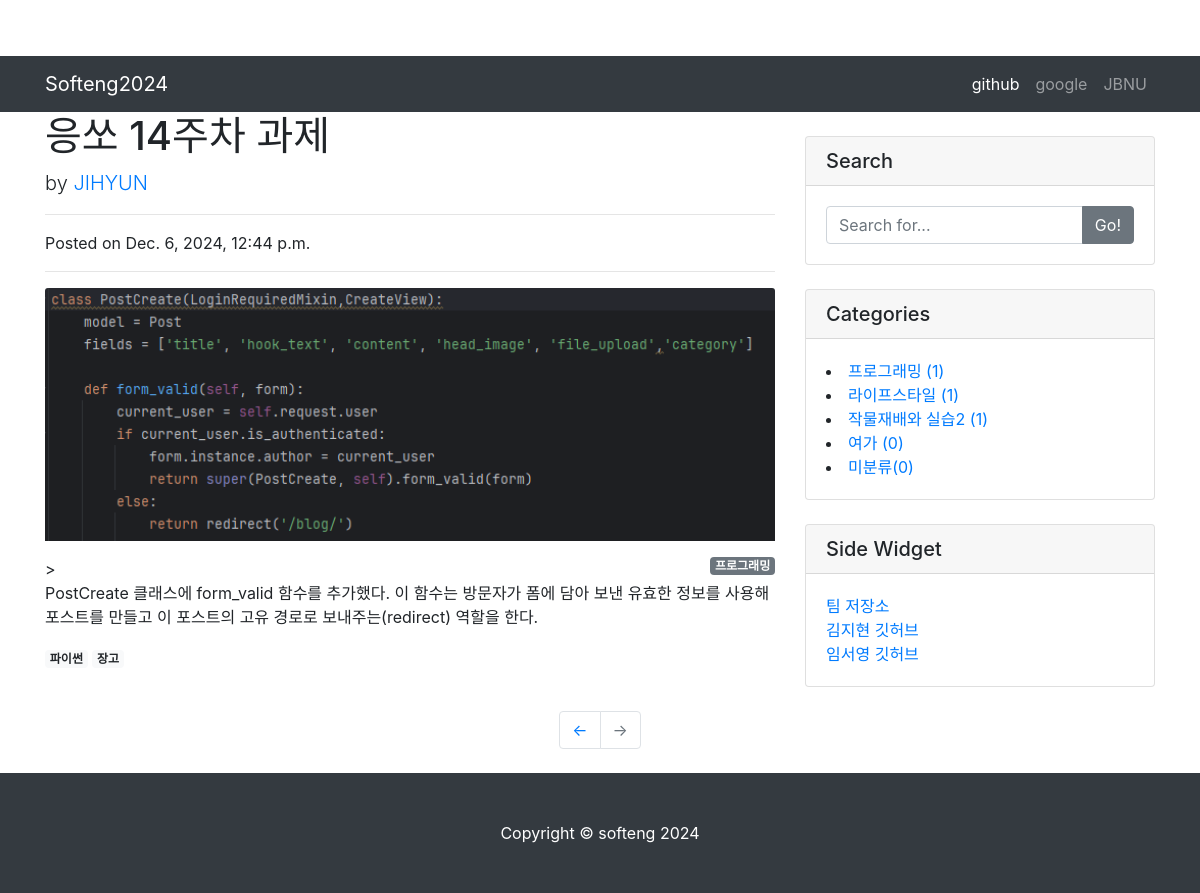
Page /7/ on the committed database.
### blog/models.py (models this page shows, shortened)
class Post(models.Model):
    title = models.CharField(max_length=30)
    hook_text = models.CharField(max_length=100, blank=True)
    content = models.TextField()
    head_image = models.ImageField(upload_to='blog/images/&Y/%m/%d/', blank=True)
    file_upload = models.FileField(upload_to='blog/files/%Y/%m/%d/', blank=True)
    created_at = models.DateTimeField(auto_now_add=True)
    updated_at = models.DateTimeField(auto_now=True)
    author = models.ForeignKey(User, null=True, on_delete=models.SET_NULL)
    category = models.ForeignKey(Category, null=True, blank=True, on_delete=models.SET_NULL)
    tags = models.ManyToManyField(Tag, blank=True)

class Category(models.Model):
    name = models.CharField(max_length=50, unique=True)
    slug = models.SlugField(max_length=200, unique=True, allow_unicode=True)
    def __str__(self):
        return self.name
    def get_absolute_url(self):
        return f'/category/{self.slug}/'
    class Meta:
        verbose_name_plural = 'Categories'

class Tag(models.Model):
    name = models.CharField(max_length=50)
    slug = models.SlugField(max_length=200, unique=True, allow_unicode=True)
    def __str__(self):
        return self.name
    def get_absolute_url(self):
        return f'/tag/{self.slug}/'

### blog/views.py (the view)
# urls.py: path('<int:pk>/', views.PostDetail.as_view()),
class PostDetail(DetailView):
    model = Post
    template_name = 'blog/post_detail.html'
    def get_context_data(self, **kwargs):
        context = super(PostDetail, self).get_context_data()
        context['categories'] = Category.objects.all()
        context['no_category_post_count'] = Post.objects.filter(category=None).count()
        return context

### blog/templates/blog/post_detail.html (shortened to what this page needs)
{% extends 'blog/base.html' %}
{% block main_area %}
<div class="blog-header">
    <h1>{{ post.title }}</h1>
    <p class="lead"> by <a href="#">{{ post.author | upper }}</a></p>
    <hr>
    <p>Posted on {{ post.created_at }}</p>
    <hr>
    {% if post.head_image %}
        <img class="card-img-top" src="{{ post.head_image.url }}" alt="{{ post.title }} head_image">
    {% else %}
        <img class="img-fluid rounded" src="http://picsum.photo/seed/{{ post.id }}/800/200" alt="random_image">
    {% endif %}
    <div id="post-area">
        {% if post.category %}
            <p><a href="/category/{{ post.category }}" class="badge badge-secondary float-right">{{ post.category }}</a></p>
        {% else %}
            <p><a href="/category/no_category" class="badge badge-secondary float-right">미분류</a></p>
        {% endif %}
    </div>
</div>>
<div class="blog-content">
    {{ post.content|linebreaks }}
</div>
{% if post.tags.exists %}
    {% for tag in post.tags.all %}
        <a href="{{ tag.get_absolute_url }}" class="badge badge-light">{{ tag }}</a>
    {% endfor %}
    <br/>
    <br/>
{% endif %}
{% endblock %}

### blog/templates/blog/base.html (shortened to what this page needs)
<!DOCTYPE html>
{% load static %}
<html lang="ko">
<head>
  <link rel="stylesheet" href="{% static 'blog/bootstrap/bootstrap.min.css' %}">
  <link rel="stylesheet" href="{% static 'blog/css/blog-post.css' %}">
</head>
<body>
{% include 'blog/navbar.html'%}
  <div class="container">
    <div class="row">
      <div class="col-md-8">
        {% block main_area %}{% endblock %}
      </div>
      <div class="col-md-4">
        <div class="card my-4">
          <h5 class="card-header">Search</h5>
          <div class="card-body">
            <div class="input-group">
              <input type="text" class="form-control" placeholder="Search for...">
              <span class="input-group-append">
                <button class="btn btn-secondary" type="button">Go!</button>
              </span>
            </div>
          </div>
        </div>
        <div class="card my-4" id="categories-card">
          <h5 class="card-header">Categories</h5>
          <div class="card-body">
              {% for category in categories %}
              <li><a href="{{ category.get_absolute_url }}">{{ category }} ({{ category.post_set.count }})</a></li>
              {% endfor %}
              <li><a href="/category/no_category/">미분류({{ no_category_post_count }})</a></li>
            </div>
          </div>
        <div class="card my-4">
          <h5 class="card-header">Side Widget</h5>
          <div class="card-body">
              <ul class="list-unstyled mb-0">
              <li><a href="https://github.com/ixiwest0/softeng2024">팀 저장소</a></li>
              <li><a href="https://github.com/jihyun923">김지현 깃허브</a></li>
              <li><a href="https://github.com/ixiwest0">임서영 깃허브</a></li>
              </ul>
        </div>
      </div>
        </div>
      </div>
    </div>
<ul class="pagination justify-content-center mb-4">
  <li class="page-item">
    <a class="page-link" href="#">&larr;</a>
  </li>
  <li class="page-item disabled">
    <a class="page-link" href="#">&rarr;</a>
  </li>
</ul>
{% include 'blog/footer.html' %}
</body>
</html>

### blog/static/blog/css/blog-post.css (style rules this page uses)
body { padding-top: 56px; }

### rows in the picture
Post: title "응쏘 14주차 과제", author "JIHYUN", created_at "Dec. 6, 2024, 12:44 p.m.", head_image (picture), category "프로그래밍", content "PostCreate 클래스에 form_valid 함수를 추가했다. 이 함수는 방문자가 폼에 담아 보낸 유효한 정보를 사용해 포스트를 만들고 이 포스트의 고유 경로로 보내주는(redirect) 역할을 한다."
Tag: name "파이썬"
Tag: name "장고"
Category: name "프로그래밍", post_set.count "1"
Category: name "라이프스타일", post_set.count "1"
Category: name "작물재배와 실습2", post_set.count "1"
Category: name "여가", post_set.count "0"

### other values in the picture
{{ no_category_post_count }} "0"
